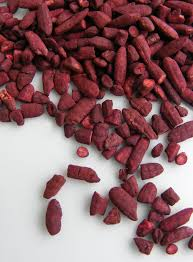
#> input picture 项目操作/wjq/gar_cla/图像分类/1-构建自己的图像分类数据集/dataset/TRAIN/O/O_10132.jpg, 193 x 262 px; its folder holds 4 pictures in this run
$ jupyter execute '【E1】可视化文件夹中的图像.ipynb'   (shell and % lines are left out)
#> lines starting #> are read from the running program, lines starting #| are printed output that depends on the picture
# 可视化文件夹中的图像

同济子豪兄 https://space.bilibili.com/1900783

代码运行[云GPU平台](https://featurize.cn/?s=d7ce99f842414bfcaea5662a97581bd1)

2022-7-31

## 导入工具包

[cell 1]
import matplotlib.pyplot as plt
import matplotlib.image as mpimg
from mpl_toolkits.axes_grid1 import ImageGrid

import numpy as np
import math
import os

import cv2

from tqdm import tqdm

## 指定要可视化图像的文件夹

[cell 2]
folder_path = 'dataset/TRAIN/O'

[cell 3]
# 可视化图像的个数
N = 36

[cell 4]
# n 行 n 列
n = math.floor(np.sqrt(N))
n

## 读取文件夹中的所有图像

[cell 5]
images = []
for each_img in os.listdir(folder_path)[:N]:
    img_path = os.path.join(folder_path, each_img)
    img_bgr = cv2.imread(img_path)
#> img_bgr is the input picture: shape (262, 193, 3); mean B, G, R 107.7, 104.4, 140.9
    img_rgb = cv2.cvtColor(img_bgr, cv2.COLOR_BGR2RGB)
    images.append(img_rgb)

[cell 6]
len(images)

## 画图

[cell 7]
fig = plt.figure(figsize=(10, 10))
grid = ImageGrid(fig, 111,  # 类似绘制子图 subplot(111)
                 nrows_ncols=(n, n),  # 创建 n 行 m 列的 axes 网格
                 axes_pad=0.02,  # 网格间距
                 share_all=True
                 )

# 遍历每张图像
for ax, im in zip(grid, images):
    ax.imshow(im)
    ax.axis('off')

plt.tight_layout()
plt.show()
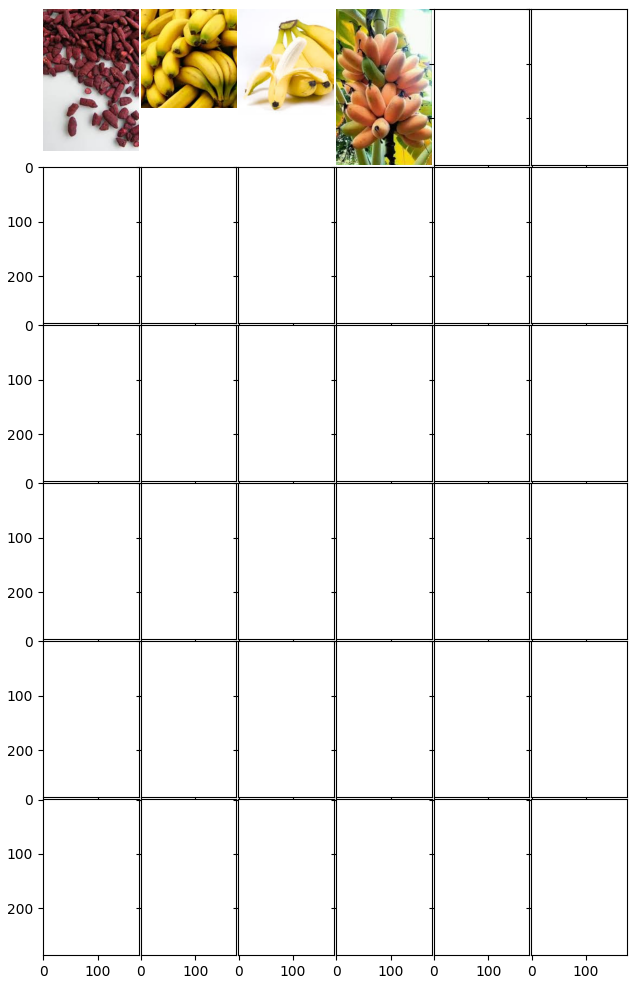
#> figure drawn by matplotlib, 4 panels
